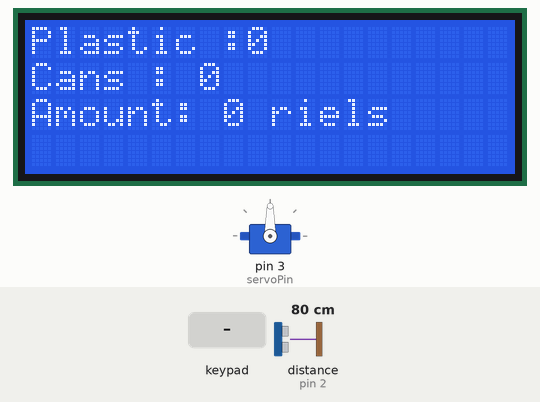
This sketch was run on a simulated Arduino Uno, built with avr-gcc and run on an emulated ATmega328P. Shown: servo, 20×4 character LCD. The inputs (shaded band) are chosen by the test bench; at power-on: distance to the obstacle (sensor on pin 2) 80 cm. The echo pulse lasts 58.3 µs per cm; what the sketch prints to the serial monitor is not drawn.

Above: at 1.2 s.
1.3 s: key '#' pressed
At 1.6 s:
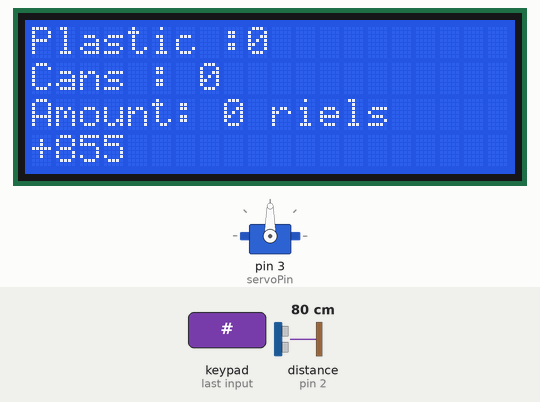
2.8 s: keypad keys 6 7 8 9 * pressed 0.4 s apart
At 5.0 s:
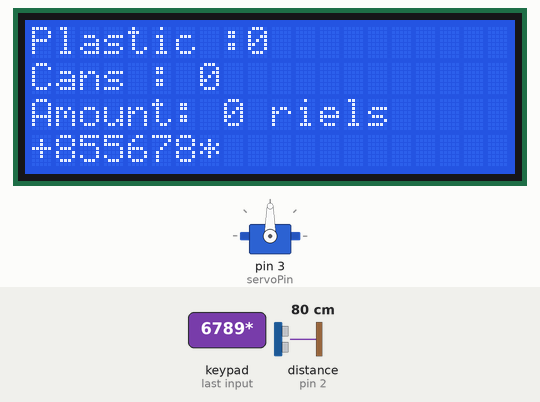
6.3 s: keypad keys 1 0 1 1 1 2 1 3 pressed 0.4 s apart
At 6.91 s:
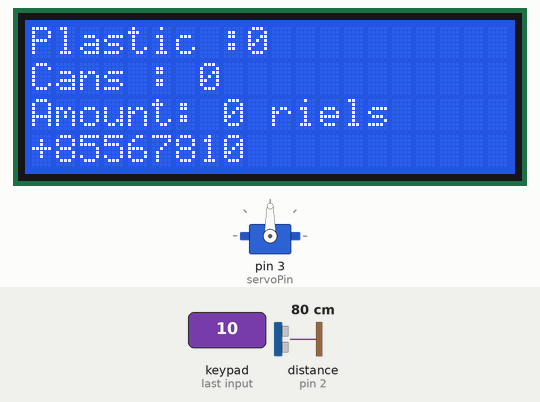
11.0 s: distance to the obstacle (sensor on pin 2) set to 5 cm
13.2 s: distance to the obstacle (sensor on pin 2) set to 2 cm
At 15.4 s:
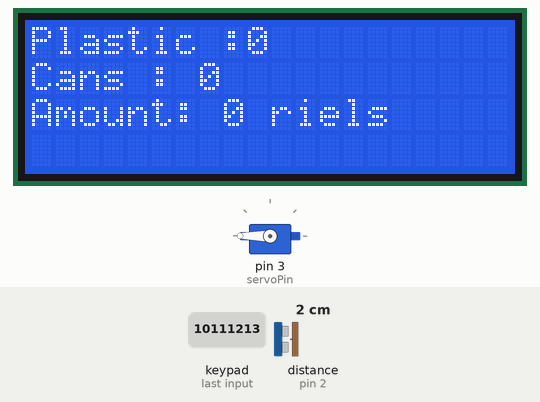
Timing chart, 0 to 20.2 s (numbered marks = the images above; inputs shaded):
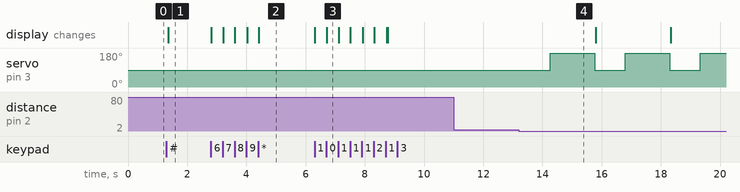

The sketch:

i2c_crystal.ino
```cpp
#include <LiquidCrystal_I2C.h>
#include <Keypad.h>
#include <Servo.h>
#include <NewPing.h>
#define trig 4
#define echo 2
NewPing sothyro(trig, echo, 100);
Servo servo;
int servoPin = 3;
int angle = 0;
int plastic = 0;
int cans = 0;
const byte ROWS = 4; //four rows
const byte COLS = 4; //four columns
String number = "";
int calculation = 0;
char keys[ROWS][COLS] = {
  {'1', '2', '3', 'A'},
  {'4', '5', '6', 'B'},
  {'7', '8', '9', 'C'},
  {'*', '0', '#', 'D'}
};
byte rowPins[ROWS] = { 6, 7, 8, 9}; //connect to the row pinouts of the keypad
byte colPins[COLS] = {10, 11, 12, 13}; //connect to the column pinouts of the keypad
Keypad keypad = Keypad( makeKeymap(keys), rowPins, colPins, ROWS, COLS );
LiquidCrystal_I2C lcd(0x27, 20, 4);
void setup()
{
  Serial.begin(9600);
  servo.attach(servoPin);
  lcd.begin();
  lcd.clear();
  lcd.backlight();
}
void loop() {
  int cool = sothyro.ping_cm();
  char key = keypad.getKey();
  Serial.print(key);
  Serial.print(cool);
  lcd.setCursor(0, 2);
  lcd.print("Amount: ");
  lcd.print(calculation);
  lcd.print(" riels");
  lcd.setCursor(0, 0);
  lcd.print("Plastic :");
  lcd.print(plastic);
  lcd.setCursor(0, 1);
  lcd.print("Cans : ");
  lcd.print(cans);
  if (cool <= 3 && cool >= 1) {
    delay(1000);
    for (angle = 90; angle <= 180; angle += 30) {
      servo.write(angle);
    }
    delay(1500);
    for (angle = 180; angle >= 90; angle -= 30) {
      servo.write(angle);
    }
    plastic += 1;
    calculation += 10;
  }
  else if (cool <= 8 && cool >= 7) {
    delay(1000);
    for (angle = 90; angle <= 180; angle += 30) {
      servo.write(angle);
    }
    delay(1500);
    for (angle = 180; angle >= 90; angle -= 30) {
      servo.write(angle);
    }
    cans += 1;
    calculation += 50;
  }
    if (key == '#') // we check if someone pressed #
  {
    // enter the phone number
    number = Take_input();

  }
}

String Take_input (void)
{
  String num = "+855";
  int len = 0;
  while (len <= 13)
  {
    len = num.length();
    char key = keypad.getKey();
    if ((key != 'A') && (key != 'B') && (key != 'C') && (key != 'a'))
    {
      if ((key != '#') && (key != '*') && (key != 'D'))
      {
        num += String(key);
        print_content(num);
      }

      else if (key == '*')
      {
        num.setCharAt(len - 1, '*');
        print_content(num);
        num.remove(len - 1);
      }
    }
  }
  lcd.clear();
  lcd.setCursor(1,5);
  lcd.print("Money Sent");
  lcd.clear();
  plastic = 0;
  cans = 0;
  calculation =0;
  return num;
}
void print_content (String str)
{
  lcd.setCursor(0, 3);
  lcd.print(str);
}
```

Measured:
- the behaviour switches between 4 and 3 cm on distance to the obstacle (sensor on pin 2) (found by bisection; images 3 and 4)
- after the input at 1.3 s, the display: changes after 0.05 s (image 1)
- after the input at 2.8 s, the display: first changes at once (image 2 shows a later state)
- after the input at 6.3 s, the display: first changes at once (image 3 shows a later state)
- after the input at 11.0 s, every drawn part: stays the same
- after the input at 13.2 s, servo on pin 3 (servoPin): alternates 180° for 1.5 s and 90° for 1.0 s, starting after 1.1 s
